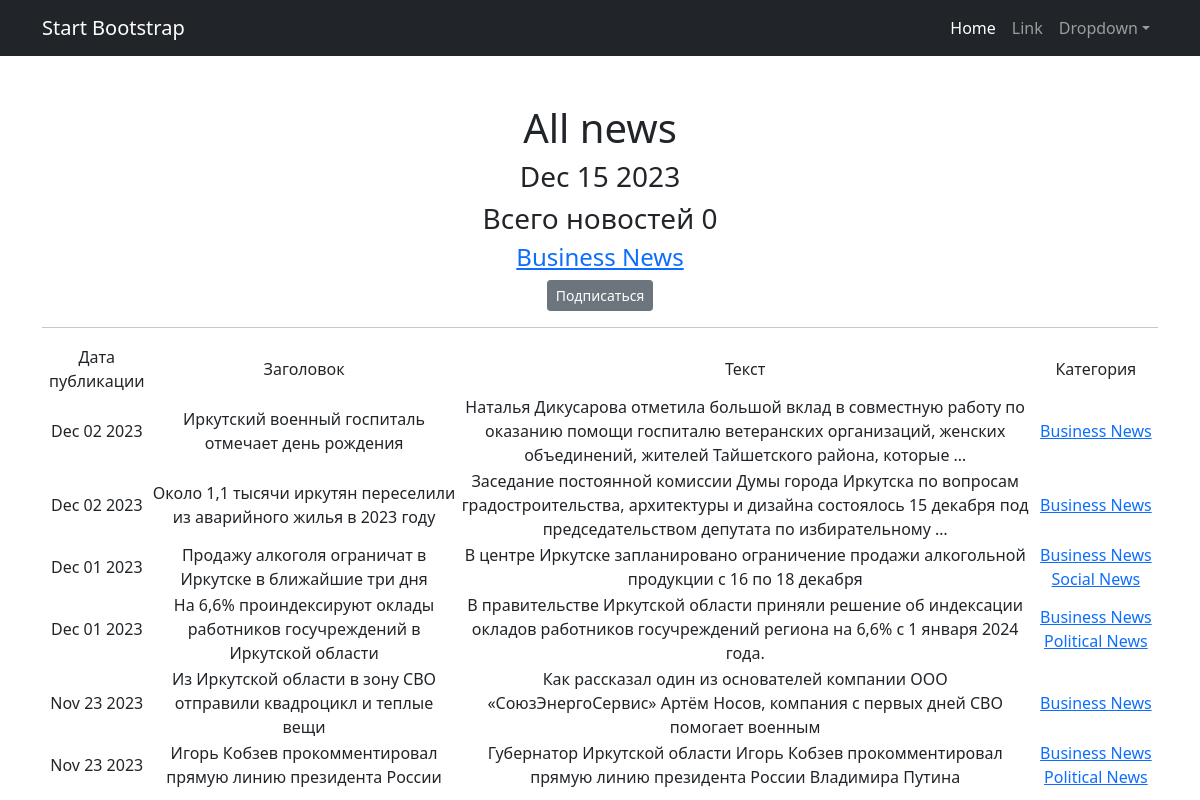
Page /news/categories/2 on the committed database.
### news_portal/models.py (models this page shows, shortened)
class Category(models.Model):
    name = models.CharField(max_length=255, unique=True)
    subscribers = models.ManyToManyField(User, related_name='categories')
    def __str__(self):
      return self.name.title()

class Post(models.Model):
    news = "NS"
    article = "AC"
    TYPE = [
        (news, 'News'),
        (article, 'Article')
    ]
    author = models.ForeignKey("Author", on_delete=models.CASCADE)
    type = models.CharField(max_length=2, choices=TYPE, default=news)
    post_time_in = models.DateTimeField(auto_now_add=True)
    category = models.ManyToManyField("Category", through="PostCategory")
    title = models.CharField(max_length=255)
    post_text = models.TextField()
    post_rating = models.FloatField(default=0.0)

### news_portal/views.py (the view)
# urls.py: path('categories/<int:pk>', CategoryListView.as_view(), name='category-list'),
class CategoryListView(ListView):
    model = Post
    template_name = 'category_list.html'
    context_object_name = 'category_news_list'
    def get_queryset(self):
        self.category = get_object_or_404(Category, id=self.kwargs['pk'])
        queryset = Post.objects.filter(category=self.category).order_by('-post_time_in')
        return queryset
    def get_context_data(self, **kwargs):
        context = super().get_context_data(**kwargs)
        context['is_not_subscriber'] = self.request.user not in self.category.subscribers.all()
        context['category'] = self.category
        return context

### news_portal/templatetags/news_filters.py (called while the page is built)
@register.filter()
def cenzor(value):
    mat = ['редиска', 'баран', 'козел', 'дурак']
    word = ''
    text = value.split()
    for i in range(len(text)):
        for j in mat:
            if j in text[i].lower():
                for c in (text[i]):
                    word += '*' if c.isalpha() else c
                    text[i] = text[i][0] + word
    return ' '.join(text)

### news_portal/templatetags/news_tags.py (called while the page is built)
@register.simple_tag()
def current_time(format_string='%b %d %Y'):
   return datetime.utcnow().strftime(format_string)

### templates/category_list.html (shortened to what this page needs)
{% extends 'flatpages/default.html' %}
{% load news_filters %}
{% load news_tags %}
{% block content %}
    <h1>All news</h1>
    <h3>{% current_time '%b %d %Y' %}</h3>
    <h3>Всего новостей {{ news | length }}</h3>
    <h4><a href="categories/{{ category.id }}" >{{category}}</a></h4>
    <form action="" method="get">
        {% if is_not_subscriber %}
          <p class="text-center"><a href="{% url 'subscribe' category.id %}" class="btn btn-secondary btn-sm">Подписаться</a></p>
        {% endif %}
    </form>
    <hr>
    {% if category_news_list %}
       <table>
           <tr>
               <td>Дата публикации</td>
               <td>Заголовок</td>
               <td>Текст</td>
               <td>Категория</td>
           </tr>
           {% for post in category_news_list %}
           <tr>
               <td>{{ post.post_time_in | date:'M d Y' }}</td>
               <td>{{ post.title | cenzor }}</td>
               <td>{{ post.post_text | truncatewords:20 | cenzor }}</td>
               <td>{% for category in post.category.all %}
                <a href="categories/{{ category.id }}">{{category}}</a>
                {% endfor %}
                </td>
           </tr>
           {% endfor %}
       </table>
   {% else %}
       <h2>Актульных новостей нет</h2>
   {% endif %}
{% endblock content %}

### rows in the picture
Category: name "Business News"
Post: post_time_in "Dec 02 2023", title|cenzor "Иркутский военный госпиталь отмечает день рождения", post_text|cenzor "Наталья Дикусарова отметила большой вклад в совместную работу по оказанию помощи госпиталю ветеранских организаций, женских объединений, жителей Тайшетского района, которые …"
Post: post_time_in "Dec 02 2023", title|cenzor "Около 1,1 тысячи иркутян переселили из аварийного жилья в 2023 году", post_text|cenzor "Заседание постоянной комиссии Думы города Иркутска по вопросам градостроительства, архитектуры и дизайна состоялось 15 декабря под председательством депутата по избирательному …"
Post: post_time_in "Dec 01 2023", title|cenzor "Продажу алкоголя ограничат в Иркутске в ближайшие три дня", post_text|cenzor "В центре Иркутске запланировано ограничение продажи алкогольной продукции с 16 по 18 декабря"
Category: name "Social News"
Post: post_time_in "Dec 01 2023", title|cenzor "На 6,6% проиндексируют оклады работников госучреждений в Иркутской области", post_text|cenzor "В правительстве Иркутской области приняли решение об индексации окладов работников госучреждений региона на 6,6% с 1 января 2024 года."
Category: name "Political News"
Post: post_time_in "Nov 23 2023", title|cenzor "Из Иркутской области в зону СВО отправили квадроцикл и теплые вещи", post_text|cenzor "Как рассказал один из основателей компании ООО «СоюзЭнергоСервис» Артём Носов, компания с первых дней СВО помогает военным"
Post: post_time_in "Nov 23 2023", title|cenzor "Игорь Кобзев прокомментировал прямую линию президента России", post_text|cenzor "Губернатор Иркутской области Игорь Кобзев прокомментировал прямую линию президента России Владимира Путина"

### other values in the picture
{{ news | length }} "0"
